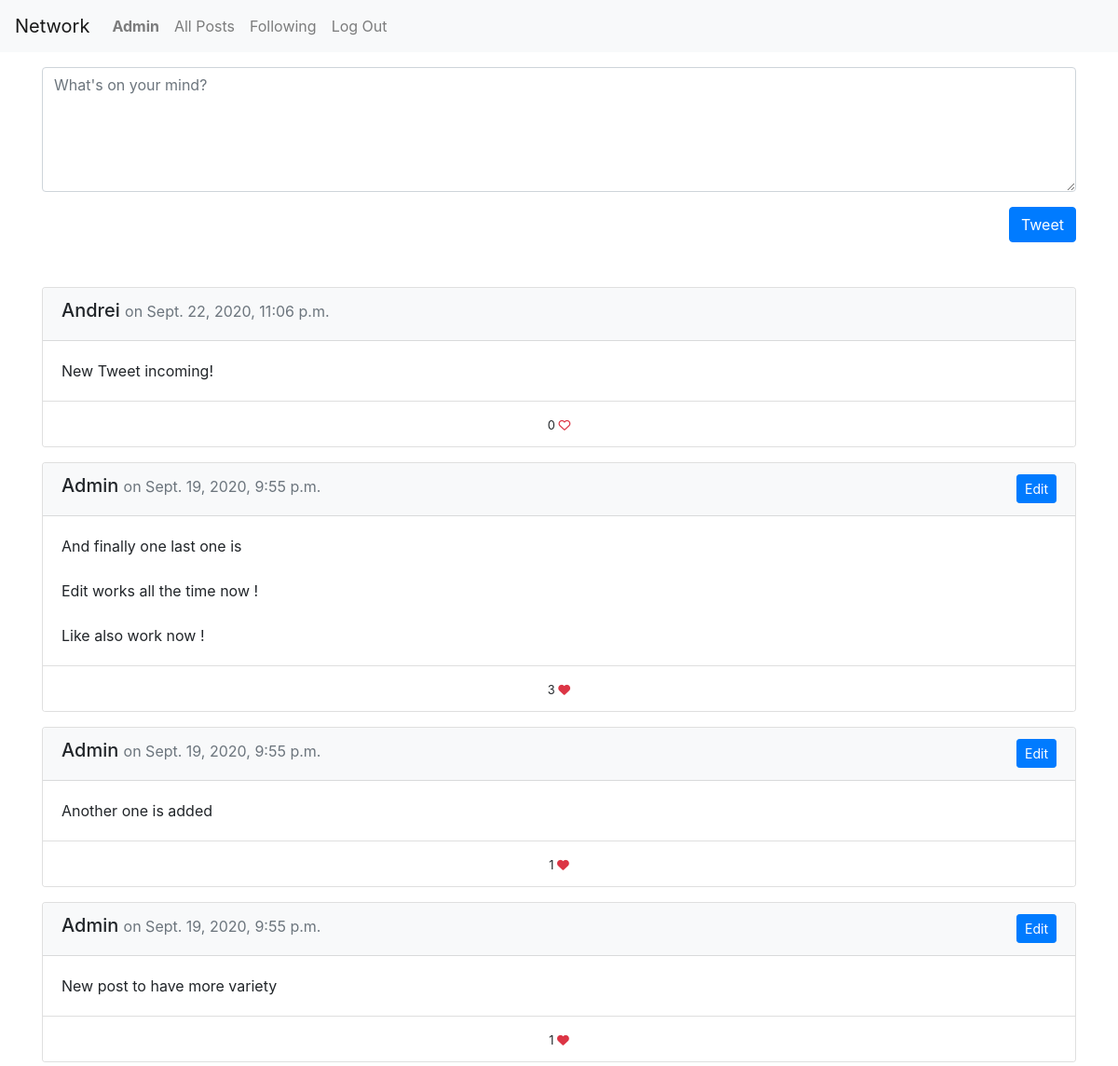
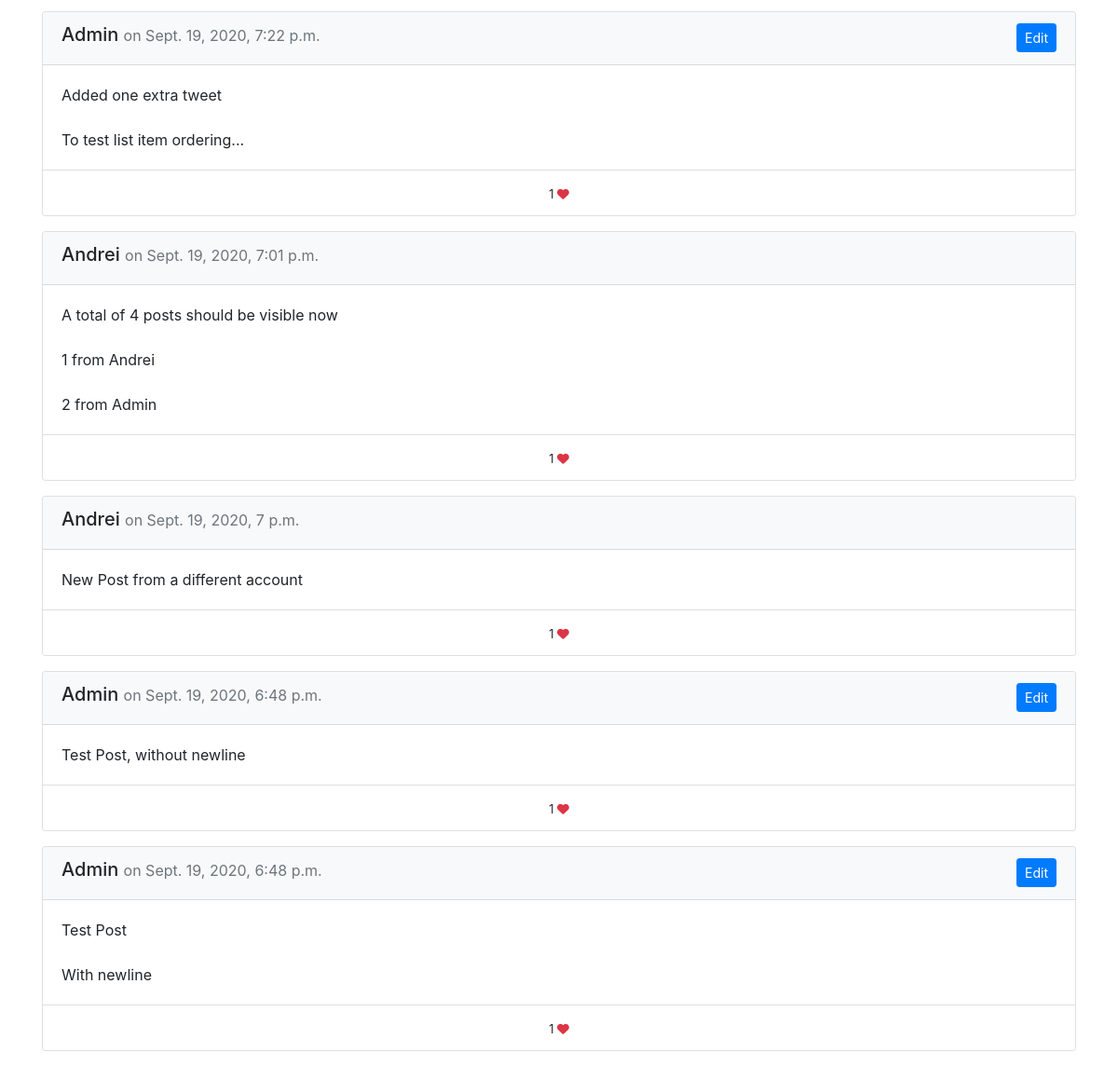
/ (signed in), run on the app's committed database (2 pictures, top to bottom).
### network/models.py (models this page shows, shortened)
class User(AbstractUser):
    likes = models.ManyToManyField("Post", blank=True,
            related_name="likes")
    follows = models.ManyToManyField("self", blank=True, symmetrical=False,
              related_name="followers", default=0)
    def __str__(self):
        return f"{self.username}"

class Post(models.Model):
    creator = models.ForeignKey(User, related_name="posts",
                on_delete=models.CASCADE)
    timestamp = models.DateTimeField(auto_now_add=True)
    content = models.CharField(max_length=10000)

### network/views.py (the view)
# urls.py: path("", views.index, name="index"),
def index(request):
    if request.method == "POST":
        newPost = Post(creator=request.user,content=request.POST["content"])
        newPost.save()
    content = getPaginator(request, Post.objects.order_by("-timestamp"))
    return render(request, "network/index.html", content)

### network/utils.py (called while the page is built)
def getPaginator(request, data):
    p = Paginator(data, 10)
    page_number = request.GET.get("page", 1)
    page = p.get_page(page_number)
    if page.has_previous():
        previousURL = f"?page={page.previous_page_number()}"
    else:
        previousURL = ''
    if page.has_next():
        nextURL = f"?page={page.next_page_number()}"
    else:
        nextURL = ''
    content = {"page": page, "previousURL": previousURL, "nextURL": nextURL}
    return content

### network/templates/network/index.html (shortened to what this page needs)
{% extends "network/layout.html" %}
{% load static %}
{% block body %}
<div class="container mt-3 mb-5">
    <form method="POST">
        <div class="form-group">
            <textarea class="form-control" name="content" rows="5" placeholder="What's on your mind?"></textarea>
        </div>
        <div class="text-right">
            <button type="submit" class="btn btn-primary ">Tweet</button>
        </div>
    </form>
</div>
<div class="container d-block mt-3">
    {% for post in page.object_list %}
    <div class="card my-3">
        <div class="card-header bg-light">
            <h5>{{ post.creator }}
                <small class="text-muted"> on {{ post.timestamp }}</small>
                {% if post.creator == user %}
                    <button type="submit" id="edit" class="btn btn-primary btn-sm float-right">Edit</button>
                {% endif %}
            </h5>
        </div>
        <div class="card-body">
            <p class="card-text content">{{ post.content }}</p>
          </div>
        <div class="card-footer bg-white text-center">
            <small>
                <span id="num_likes">{{ post.likes.all | length }}</span>
                {% if user in post.likes.all %}
                    <button id="likeBtn" class="bg-transparent border-0 p-0 m-0"><i class="fa fa-heart text-danger"></i></button>
                {% else %}
                    <button id="likeBtn" class="bg-transparent border-0 p-0 m-0"><i class="far fa-heart text-danger"></i></button>
                {% endif %}
            </small>
        </div>
      </div>
    {% endfor %}
</div>
{% endblock %}

### network/templates/network/layout.html (shortened to what this page needs)
{% load static %}
<!DOCTYPE html>
<html lang="en">
    <head>
        <link rel="stylesheet" href="https://stackpath.bootstrapcdn.com/bootstrap/4.4.1/css/bootstrap.min.css">
        <link href="{% static 'network/styles.css' %}" rel="stylesheet">
    </head>
    <body>
        <nav class="navbar navbar-expand-lg navbar-light bg-light">
            <a class="navbar-brand" href="#">Network</a>
            <div>
              <ul class="navbar-nav mr-auto">
                {% if user.is_authenticated %}
                    <li class="nav-item">
                        <a class="nav-link" href="{% url 'profile' user.username %}"><strong>{{ user.username }}</strong></a>
                    </li>
                {% endif %}
                <li class="nav-item">
                  <a class="nav-link" href="{% url 'index' %}">All Posts</a>
                </li>
                {% if user.is_authenticated %}
                    <li class="nav-item">
                        <a class="nav-link" href="{% url 'following' %}">Following</a>
                    </li>
                    <li class="nav-item">
                        <a class="nav-link" href="{% url 'logout' %}">Log Out</a>
                    </li>
                {% endif %}
              </ul>
            </div>
          </nav>
        <div class="body">
            {% block body %}
            {% endblock %}
        </div>
    </body>
</html>

### network/static/network/styles.css (style rules this page uses)
.content { white-space: pre-line; }

### data on the page
User: username "Admin"
Post: creator "Andrei", timestamp "Sept. 22, 2020, 11:06 p.m.", content "New Tweet incoming!", likes.all|length "0"
Post: creator "Admin", timestamp "Sept. 19, 2020, 9:55 p.m.", content "And finally one last one is Edit works all the time now ! Like also work now !", likes.all|length "3"
Post: creator "Admin", timestamp "Sept. 19, 2020, 9:55 p.m.", content "Another one is added", likes.all|length "1"
Post: creator "Admin", timestamp "Sept. 19, 2020, 9:55 p.m.", content "New post to have more variety", likes.all|length "1"
Post: creator "Admin", timestamp "Sept. 19, 2020, 7:22 p.m.", content "Added one extra tweet To test list item ordering...", likes.all|length "1"
Post: creator "Andrei", timestamp "Sept. 19, 2020, 7:01 p.m.", content "A total of 4 posts should be visible now 1 from Andrei 2 from Admin", likes.all|length "1"
Post: creator "Andrei", timestamp "Sept. 19, 2020, 7 p.m.", content "New Post from a different account", likes.all|length "1"
Post: creator "Admin", timestamp "Sept. 19, 2020, 6:48 p.m.", content "Test Post, without newline", likes.all|length "1"
Post: creator "Admin", timestamp "Sept. 19, 2020, 6:48 p.m.", content "Test Post With newline", likes.all|length "1"
